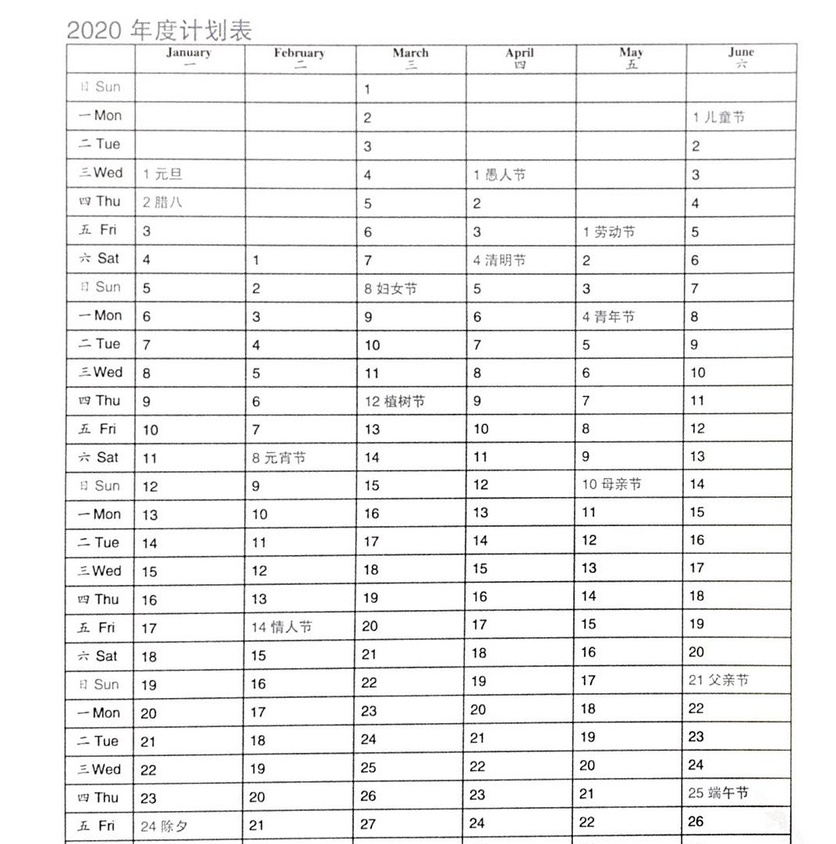
#> input picture input_images/2.jpg, 836 x 844 px, shrunk from 1065 x 1075 before the run
$ python table_search.py
#> lines starting #> are read from the running program, lines starting #| are printed output that depends on the picture; after the words box and inside, x2 and y2 are one past the last pixel; in counts of white or black regions, pixels touching at a corner belong together
import cv2
import numpy as np


# [14 lines left out: function find_table_corners, not called in this run]


def findCorners(img):
    # img_ = cv2.cvtColor(img, cv2.COLOR_BGR2GRAY)
    img_ = cv2.GaussianBlur(img, (3, 3), 0)
    img_ = cv2.bitwise_not(img_)
    AdaptiveThreshold = cv2.adaptiveThreshold(img_, 255, cv2.ADAPTIVE_THRESH_GAUSSIAN_C, cv2.THRESH_BINARY, 15, -2)

    line_length = int(0.25 * min(img.shape[0], img.shape[1]))
    lines = cv2.HoughLinesP(AdaptiveThreshold, 1, np.pi / 180, 60, minLineLength=line_length, maxLineGap=10)

    horizontal = AdaptiveThreshold.copy()
    vertical = AdaptiveThreshold.copy()
    scale = 200

    horizontalSize = int(horizontal.shape[1] / scale)
    horizontalStructure = cv2.getStructuringElement(cv2.MORPH_RECT, (horizontalSize, 1))
    horizontal = cv2.erode(horizontal, horizontalStructure)
    horizontal = cv2.dilate(horizontal, horizontalStructure)
    horizontal_lines = cv2.HoughLinesP(horizontal, 1, np.pi / 180, 60, minLineLength=line_length, maxLineGap=10)

    verticalsize = int(vertical.shape[1] / scale)
    verticalStructure = cv2.getStructuringElement(cv2.MORPH_RECT, (1, verticalsize))
    vertical = cv2.erode(vertical, verticalStructure, (-1, -1))
    vertical = cv2.dilate(vertical, verticalStructure, (-1, -1))
    vertical_lines = cv2.HoughLinesP(vertical, 1, np.pi / 180, 60, minLineLength=line_length, maxLineGap=10)

    corners_img = cv2.bitwise_and(horizontal, vertical)

    # [19 lines of commented-out code are left out]

    num_labels, labels, stats, centroids = cv2.connectedComponentsWithStats(corners_img, connectivity=8)
    return centroids, lines, horizontal_lines, vertical_lines


def nmsToLineDistanceFilter(points, lines, spacing):
    points_distance = corners_min_distance_to_lines(points, lines)
    points = none_max_suppress(points, points_distance, spacing // 2)
    return points


def horizontal_line_cluster(lines, distance_threshold=5):
    t12s = np.concatenate((lines[:, 0, [1]], lines[:, 0, [3]]), axis=1)
    return scan_cluster(t12s, distance_threshold)


def vertical_line_cluster(lines, distance_threshold=5):
    t12s = np.concatenate((lines[:, 0, [0]], lines[:, 0, [2]]), axis=1)
    return scan_cluster(t12s, distance_threshold)


# [20 lines left out: function scan_cluster, not called in this run]


def row_column_clustering(lines):
    lines = lines[:, 0, :]
    rows = lines[lines[:, 3] - lines[:, 1] == 0]
    rows_y = sorted(rows[:, 3])
    columns = lines[lines[:, 2] - lines[:, 0] == 0]
    columns_x = sorted(columns[:, 2])

    clusters_rows_y = list()
    l = 0
    for r in range(1, len(rows_y)):
        if rows_y[r] - rows_y[r - 1] > 5:
            clusters_rows_y.append(int(np.mean(rows_y[l:r])))
            l = r

    clusters_columns_x = list()
    l = 0
    for r in range(1, len(columns_x)):
        if columns_x[r] - columns_x[r - 1] > 5:
            clusters_columns_x.append(int(np.mean(columns_x[l:r])))
            l = r

    return clusters_rows_y, clusters_columns_x


def row_num_spacing(clusters_rows_y):
    rows_spacings = list()
    for i in range(1, len(clusters_rows_y)):
        rows_spacings.append(clusters_rows_y[i] - clusters_rows_y[i - 1])
    counts = np.bincount(rows_spacings)
    rows_spacing = np.argmax(counts)
    min_row_number = max(counts)
    return rows_spacing, min_row_number


def none_max_suppress(points, points_distance, radius, distance_threshold=8):
    arg = points_distance <= distance_threshold
    points = points[arg]
    points_distance = points_distance[arg]

    arg = points_distance.argsort()
    points = points[arg]

    i = 0
    while i < len(points):
        j = i + 1
        while j < len(points):
            norm = np.linalg.norm(points[i] - points[j])
            if norm < radius:
                points = np.delete(points, j, axis=0)
            else:
                j += 1
        i += 1
    return points


def corners_min_distance_to_lines(points: np.ndarray, lines: np.ndarray):
    points_x = points[:, [0]]
    points_y = points[:, [1]]

    lines = lines[:, 0, :].T
    lines_x1 = lines[[0], :]
    lines_y1 = lines[[1], :]
    lines_x2 = lines[[2], :]
    lines_y2 = lines[[3], :]

    lines_k = (lines_y2 - lines_y1) / (lines_x2 - lines_x1)
    lines_k[np.isinf(lines_k)] = 1000000000000
    distance = (lines_k * (points_x - lines_x1) - (points_y - lines_y1)) / (np.sqrt(lines_k * lines_k + 1))
    distance = np.partition(np.abs(distance), range(2))
    points_distance = np.mean(distance[:, :2], axis=1)
    return points_distance


def crossCounterFilter(centroids, v_more=10, h_more=5, v_diff=2, h_diff=10):
    centroids = sorted(centroids, key=lambda x: x[0])
    vertical_counters = []
    counter = 1
    for i in range(1, len(centroids)):
        if abs(centroids[i][0] - centroids[i - 1][0]) <= v_diff:
            counter += 1
        else:
            vertical_counters += [counter] * counter
            counter = 1
    vertical_counters += [counter] * counter
    vertical_dict = dict()
    for i in range(len(centroids)):
        vertical_dict[tuple(centroids[i])] = vertical_counters[i]

    centroids = sorted(centroids, key=lambda x: x[1])
    horizontal_counters = []
    counter = 1
    for i in range(1, len(centroids)):
        if abs(centroids[i][1] - centroids[i - 1][1]) <= h_diff:
            counter += 1
        else:
            horizontal_counters += [counter] * counter
            counter = 1
    horizontal_counters += [counter] * counter
    horizontal_dict = dict()
    for i in range(len(centroids)):
        horizontal_dict[tuple(centroids[i])] = horizontal_counters[i]

    new_centroids = list()
    for centroid in centroids:
        if vertical_dict[tuple(centroid)] >= v_more and horizontal_dict[tuple(centroid)] >= h_more:
            new_centroids.append(centroid)
    return np.array(new_centroids)


def arrange_standard_rectangle_centers(centroids, ):
    pass


# [10 lines left out: function twoClosetVerticalHorizontalFilter, not called in this run]


if __name__ == '__main__':
    input_path = 'input_images/2.jpg'
    # input_path = 'decolor.png'
    # input_path = 'ren.png'
    print("input_path : ", input_path)
    img = cv2.imread(input_path)
#> img is the input picture: shape (844, 836, 3); mean B, G, R 240.7, 240.7, 240.8
    gray_img = cv2.cvtColor(img, cv2.COLOR_BGR2GRAY)
    corners, lines, h_lines, v_lines = findCorners(gray_img)
#> in findCorners, `AdaptiveThreshold = cv2.adaptiveThreshold(img_, 255, cv2.ADAPTIVE_THRE..`:
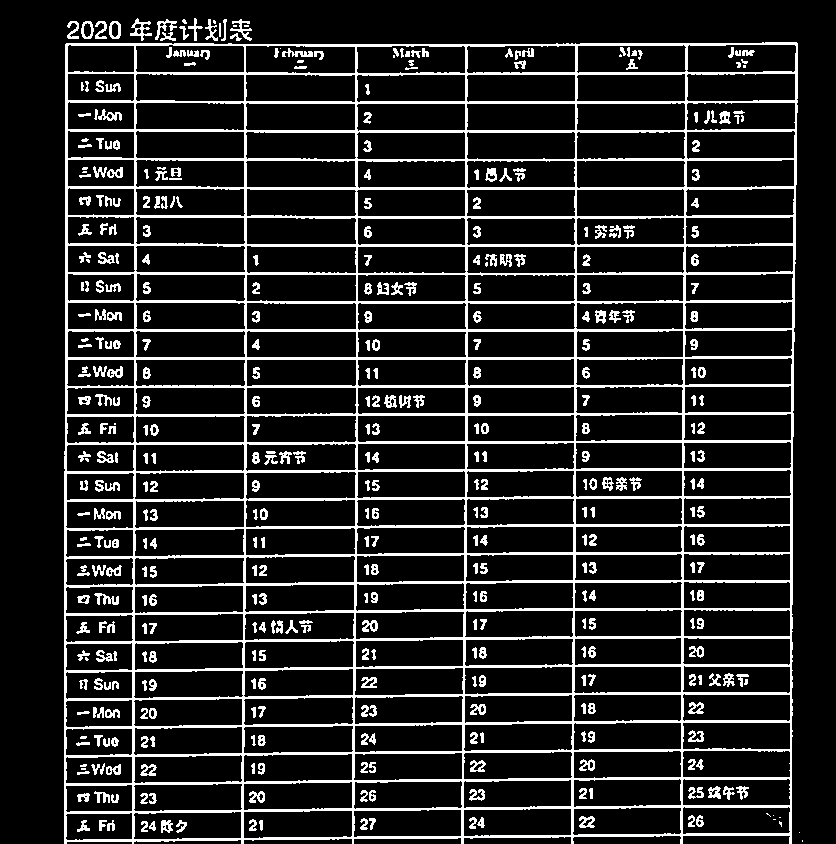
#> AdaptiveThreshold: shape (844, 836); 14.1% white; 443 white regions (29 under 20 px), largest, box (x1, y1, x2, y2) and area: (64, 42, 798, 844) 75781, (130, 18, 152, 41) 186, (230, 19, 252, 41) 157
#> in findCorners, `lines = cv2.HoughLinesP(AdaptiveThreshold, 1, np.pi / 180, 60, minLine..`: lines = 140 rows, first 6: [65, 44, 797, 44], [65, 73, 797, 73], [65, 130, 796, 130], [65, 329, 793, 329], [65, 301, 794, 301], [134, 841, 134, 23]
#> in findCorners, `horizontal = cv2.dilate(horizontal, horizontalStructure)`:
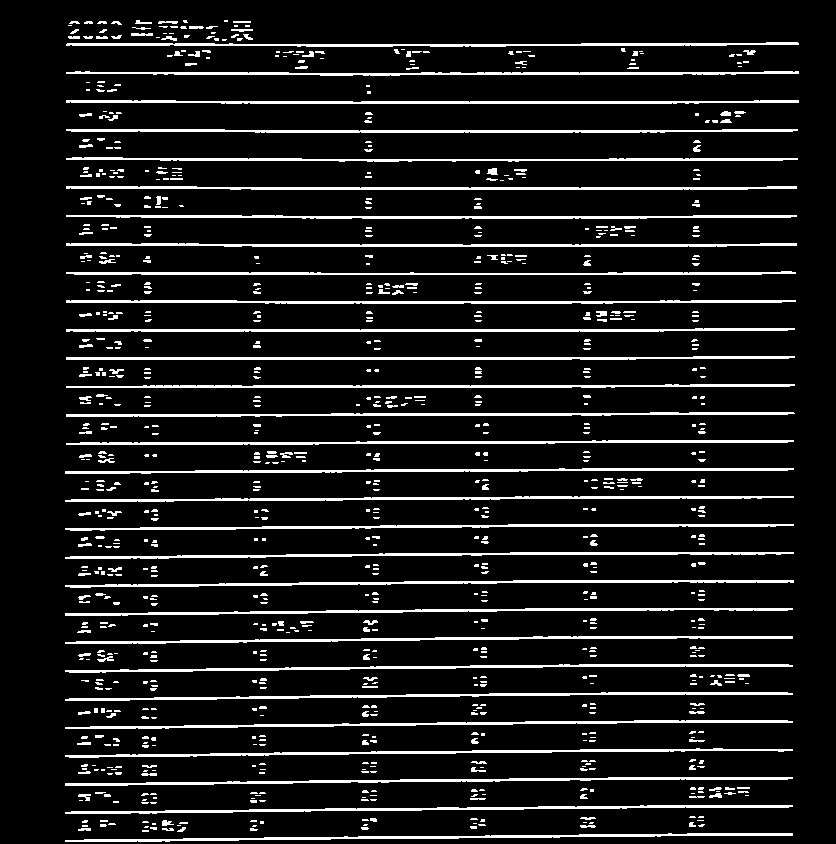
#> horizontal: shape (844, 836); 10.3% white; 912 white regions (696 under 20 px), largest, box (x1, y1, x2, y2) and area: (66, 328, 795, 332) 2132, (66, 186, 797, 190) 2121, (66, 356, 795, 360) 2115
#> in findCorners, `horizontal_lines = cv2.HoughLinesP(horizontal, 1, np.pi / 180, 60, min..`: horizontal_lines = 107 rows, first 6: [71, 131, 792, 131], [66, 357, 794, 357], [66, 301, 795, 301], [253, 385, 794, 385], [66, 102, 798, 102], [66, 216, 796, 216]
#> in findCorners, `vertical_lines = cv2.HoughLinesP(vertical, 1, np.pi / 180, 60, minLine..`: vertical_lines = 38 rows, first 6: [244, 747, 244, 35], [65, 843, 65, 45], [134, 837, 134, 24], [66, 749, 66, 44], [575, 578, 575, 44], [465, 662, 465, 45]
#> in findCorners, `num_labels, labels, stats, centroids = cv2.connectedComponentsWithStat..`:
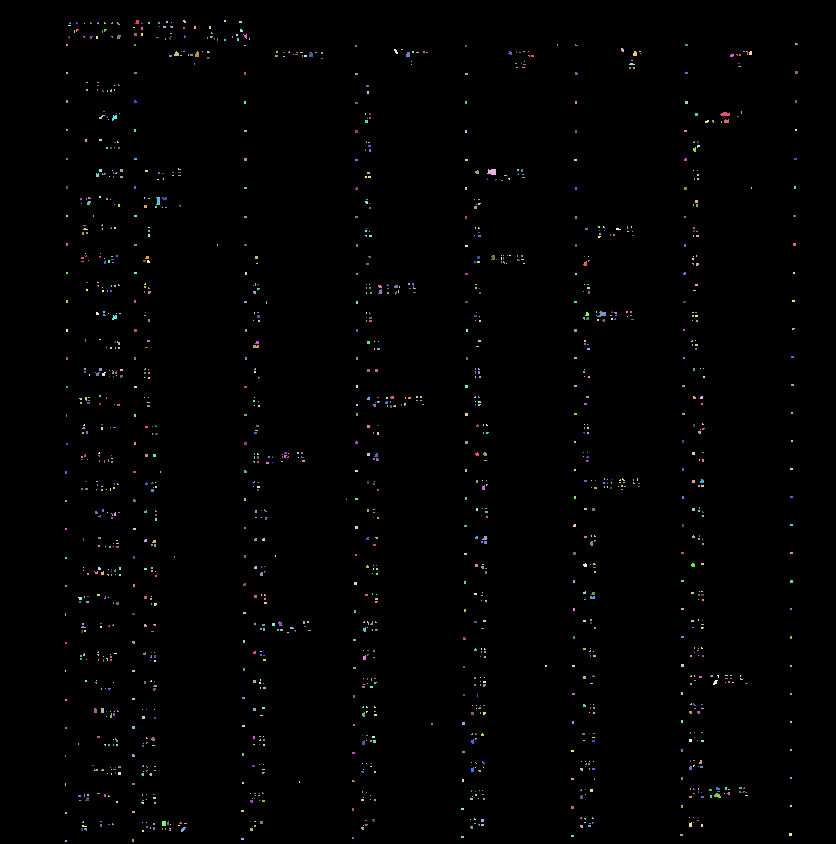
#> labels: shape (844, 836) int32; 1544 distinct labels, from 0 to 1543; one colour per label, 0 black
#> in findCorners, `num_labels, labels, stats, centroids = cv2.connectedComponentsWithStat..`: num_labels = 1544; stats = 1544 rows, first 6: [0, 0, 836, 844, 698822], [135, 20, 4, 4, 13], [166, 21, 2, 2, 4], [183, 20, 3, 3, 7], [224, 20, 2, 2, 4], [239, 21, 3, 2, 6]; centroids = 1544 pairs, first value 65 to 796, second value 20.5 to 840.5
#> corners has the same summary as centroids in findCorners; h_lines has the same summary as horizontal_lines in findCorners; v_lines has the same summary as vertical_lines in findCorners
    print("find lines : ", len(corners))
#| find lines :  1544

    clusters_rows_y, clusters_columns_x = row_column_clustering(lines)
#> in row_column_clustering, `rows = lines[lines[:, 3] - lines[:, 1] == 0]`: rows = 80 rows, first 6: [65, 44, 797, 44], [65, 73, 797, 73], [65, 130, 796, 130], [65, 329, 793, 329], [65, 301, 794, 301], [65, 273, 794, 273]
#> in row_column_clustering, `rows_y = sorted(rows[:, 3])`: rows_y = 80 values from 43 to 641
#> in row_column_clustering, `columns = lines[lines[:, 2] - lines[:, 0] == 0]`: columns = 38 rows, first 6: [134, 841, 134, 23], [65, 843, 65, 45], [66, 843, 66, 43], [245, 628, 245, 21], [64, 843, 64, 451], [791, 843, 791, 349]
#> in row_column_clustering, `columns_x = sorted(columns[:, 2])`: columns_x = 38 values from 64 to 795
#> the loop in row_column_clustering, `for r in range(1, len(rows_y)):` made 79 passes
#> after the loop in row_column_clustering, `for r in range(1, len(rows_y)):`: clusters_rows_y = [44, 72, 102, 131, 159, 188, 216, 245, 273, 302, 330, 358, 386, 414, 442, 470, 498, 526, 554, 582]
#> the loop in row_column_clustering, `for r in range(1, len(columns_x)):` made 37 passes
#> after the loop in row_column_clustering, `for r in range(1, len(columns_x)):`: clusters_columns_x = [65, 134, 244, 355, 465, 574, 683]
#> clusters_columns_x = [65, 134, 244, 355, 465, 574, 683]
    spacing, min_line_number = row_num_spacing(clusters_rows_y)
#> the loop in row_num_spacing, `for i in range(1, len(clusters_rows_y)):` made 19 passes
#> after the loop in row_num_spacing, `for i in range(1, len(clusters_rows_y)):`: rows_spacings = [28, 30, 29, 28, 29, 28, 29, 28, 29, 28, 28, 28, 28, 28, 28, 28, 28, 28, 28]
#> in row_num_spacing, `counts = np.bincount(rows_spacings)`: counts = 31 values, max 14 at index 28, min 0 at index 0, mean 0.613
#> in row_num_spacing, `rows_spacing = np.argmax(counts)`: rows_spacing = 28
#> in row_num_spacing, `min_row_number = max(counts)`: min_row_number = 14
#> spacing = 28; min_line_number = 14
    print("line_spacing : ", spacing)
#| line_spacing :  28
    print("min_line_number : ", min_line_number)
#| min_line_number :  14

    for corner in corners:
        cv2.circle(img, (int(corner[0]), int(corner[1])), 8, (0, 0, 255), 3)
#> this loop made 1544 passes
#> corner on passes 1 to 3: [417.9, 421.3], [136.8, 21.62], [166.5, 21.5]
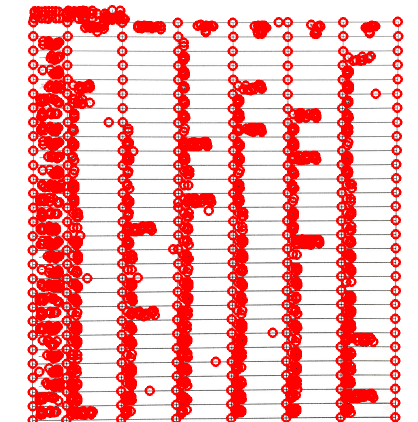
#> img: shape (844, 836, 3) (shown at 1/2 size); mean B, G, R 178.2, 178.2, 247.2

        # put_str = str(int(corner[0]))
        # # put_str = str(int(corner[1]))
        # img = cv2.putText(img, put_str, (int(corner[0]), int(corner[1])),
        #                   cv2.FONT_HERSHEY_SIMPLEX, 1, (255, 0, 0), 1, )
        # cv2.imwrite("corner_test0.png", img)

    corners = nmsToLineDistanceFilter(corners, lines, 14)
#> in corners_min_distance_to_lines, `points_x = points[:, [0]]`: points_x = 1544 values, max 796 at index 130, min 65 at index 1035, mean 367.2
#> in corners_min_distance_to_lines, `points_y = points[:, [1]]`: points_y = 1544 values, max 840.5 at index 1543, min 20.5 at index 4, mean 458.2
#> in corners_min_distance_to_lines, `distance = np.partition(np.abs(distance), range(2))`:
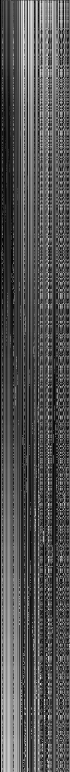
#> distance: shape (1544, 140) float64 (shown at 1/2 size); min 0, max 820.2, mean 269.7; drawn with min black and max white
#> in corners_min_distance_to_lines, `points_distance = np.mean(distance[:, :2], axis=1)`: points_distance = 1544 values, max 22.5 at index 3, min 0 at index 130, mean 8.24
#> in none_max_suppress, `points = points[arg]`: points = 516 pairs, first value 65 to 796, second value 21.5 to 840.5
#> in none_max_suppress, `points_distance = points_distance[arg]`: points_distance = 516 values, max 8 at index 62, min 0 at index 73, mean 3.58
#> in none_max_suppress, `arg = points_distance.argsort()`: arg = 516 values, max 515 at index 218, min 0 at index 367, mean 257.5
#> after the loop in none_max_suppress, `while i < len(points):`: i = 442; points = 442 pairs, first value 65 to 796, second value 21.5 to 840.5
#> corners has the same summary as points in none_max_suppress
    print("nmsToLineDistanceFilter result lines: ", len(corners))
#| nmsToLineDistanceFilter result lines:  442
    for i in range(len(corners)):
        cv2.circle(img, (int(corners[i][0]), int(corners[i][1])), 6, (0, 255, 255), 3)
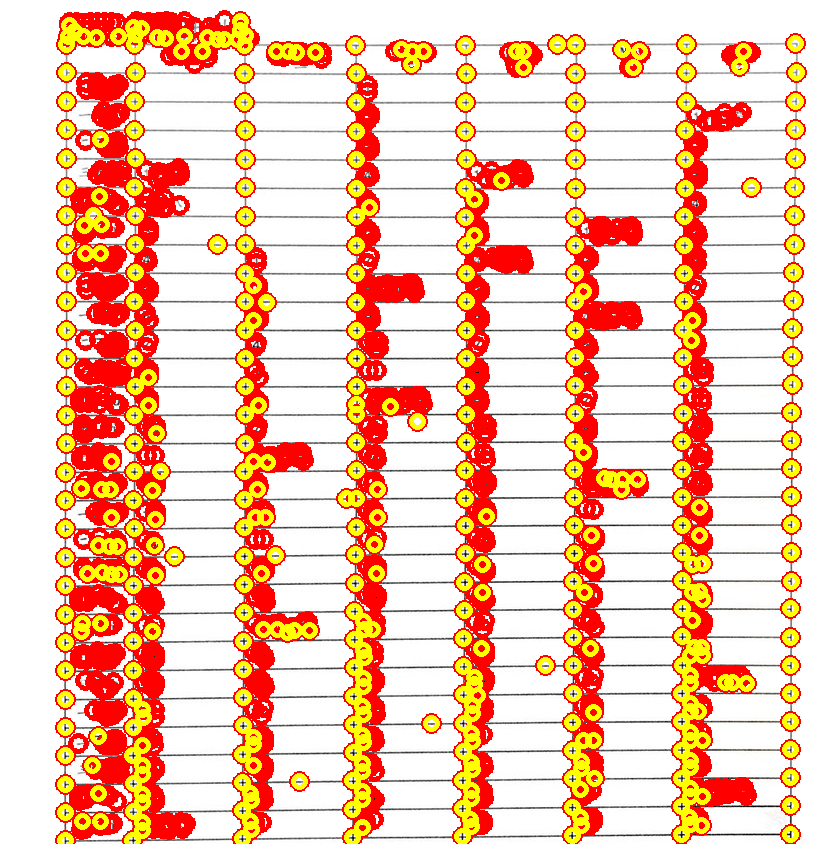
#> img: shape (844, 836, 3); 10.7% of pixels changed, all inside (x1, y1, x2, y2) = (57, 13, 805, 844)

    # corners = crossCounterFilter(img, corners, v_more=min_line_number)
    corners = crossCounterFilter(corners)
#> in crossCounterFilter, `centroids = sorted(centroids, key=lambda x: x[0])`: centroids has the same summary as points in none_max_suppress
#> the loop in crossCounterFilter, `for i in range(1, len(centroids)):` made 441 passes
#> counter on passes 1 to 8: 2, 3, 4, 5, 6, 7, 8, 9
#> after the loop in crossCounterFilter, `for i in range(1, len(centroids)):`: vertical_counters = 413 values, max 32 at index 123, min 1 at index 31, mean 19.03
#> in crossCounterFilter, `vertical_counters += [counter] * counter`: vertical_counters = 442 values, max 32 at index 123, min 1 at index 31, mean 19.68
#> after the loop in crossCounterFilter, `for i in range(len(centroids)):`: vertical_dict = 442 items
#> after the loop in crossCounterFilter, `for i in range(1, len(centroids)):`: horizontal_counters = 175 values, max 42 at index 0, min 1 at index 144, mean 22.93
#> in crossCounterFilter, `horizontal_counters += [counter] * counter`: horizontal_counters = 442 values, max 267 at index 175, min 1 at index 144, mean 170.4
#> after the loop in crossCounterFilter, `for i in range(len(centroids)):`: horizontal_dict = 442 items
#> the loop in crossCounterFilter, `for centroid in centroids:` made 442 passes
#> centroid on passes 1 to 3: [240, 21.5], [69, 25], [133.5, 27]
#> after the loop in crossCounterFilter, `for centroid in centroids:`: new_centroids = 320 pairs, first value 65 to 796, second value 21.5 to 840.5
#> corners has the same summary as new_centroids in crossCounterFilter
    print("crossCounterFilter result lines: ", len(corners))
#| crossCounterFilter result lines:  320
    for i in range(len(corners)):
        cv2.circle(img, (int(corners[i][0]), int(corners[i][1])), 4, (255, 0, 0), 3)
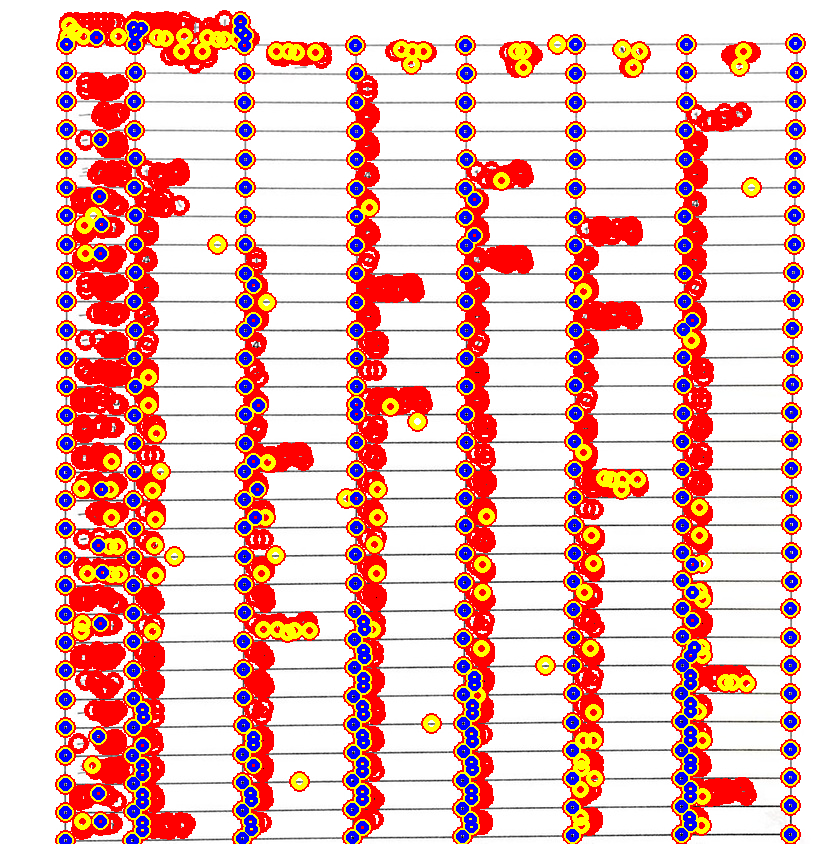
#> img: shape (844, 836, 3); 5.28% of pixels changed, all inside (x1, y1, x2, y2) = (59, 15, 803, 844)
        # [9 lines of commented-out code are left out]

    cv2.imwrite("corner_test.png", img)
